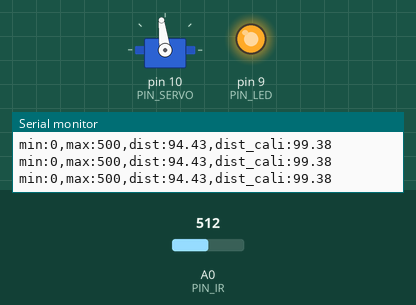
A sketch run on a simulated Arduino Uno, built with avr-gcc and run on an emulated ATmega328P. Shown: servo, output pins drawn as LEDs (lit = HIGH), the last lines printed to the serial monitor. The test bench sets the inputs (shaded band); at power-on: A0 (PIN_IR) = 512.

Above: at 2.2 s.
2.3 s: A0 (PIN_IR) set to 336
3.8 s: A0 (PIN_IR) set to 313
At 5.0 s:
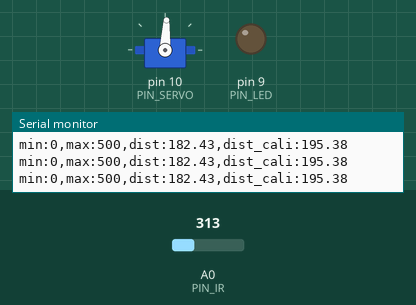
5.3 s: A0 (PIN_IR) set to 511
At 6.4 s:
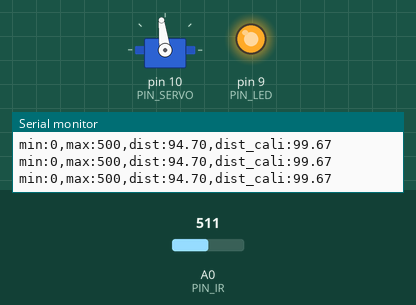
6.8 s: A0 (PIN_IR) set to 306
At 7.4 s:
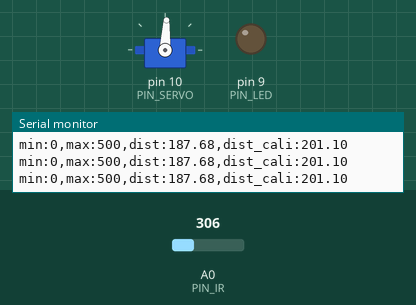
Timing chart, 0 to 9.3 s (numbered marks = the images above; inputs shaded):
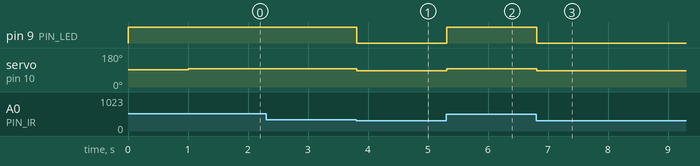

The sketch:

21_bbc_20203150.ino
```cpp
#include <SharpIR.h>
#include <Servo.h>

#define PIN_IR A0
#define PIN_SERVO 10
#define PIN_LED 9

#define _DUTY_NEU 1490 // servo neutral position (90 degree)

Servo myservo;

int a, b; // unit: mm

void setup() {
  pinMode(PIN_LED,OUTPUT);
  digitalWrite(PIN_LED, 1);
  Serial.begin(57600);
  a = 95;
  b = 370;
  myservo.attach(PIN_SERVO);
  myservo.writeMicroseconds(_DUTY_NEU);
  delay(1000);
}
float ir_distance(void){ // return value unit: mm
  float val;
  float volt = float(analogRead(PIN_IR));
  val = ((6762.0/(volt-9.0))-4.0) * 10.0;
  return val;
}
void loop() {
  float raw_dist = ir_distance();
  float dist_cali = 100 + 300.0 / (b - a) * (raw_dist - a);
  Serial.print("min:0,max:500,dist:");
  Serial.print(raw_dist);
  Serial.print(",dist_cali:");
  Serial.println(dist_cali);
  //myservo.writeMicroseconds(_DUTY_NEU);
  if(dist_cali > 185){
    digitalWrite(PIN_LED, 0);
    myservo.writeMicroseconds(_DUTY_NEU-50);
  }
  else{
    digitalWrite(PIN_LED, 255);
    myservo.writeMicroseconds(_DUTY_NEU+50);
  }

  delay(20);
}
```

Measured:
- the behaviour switches between 327 and 326 on A0 (PIN_IR) (found by bisection; images 0 and 1)
- after the input at 3.8 s, pin 9 (PIN_LED): HIGH → LOW at once; servo on pin 10 (PIN_SERVO): 97° → 87° at once
- after the input at 5.3 s, pin 9 (PIN_LED): LOW → HIGH at once; servo on pin 10 (PIN_SERVO): 87° → 97° at once
- after the input at 6.8 s, pin 9 (PIN_LED): HIGH → LOW at once; servo on pin 10 (PIN_SERVO): 97° → 87° at once
